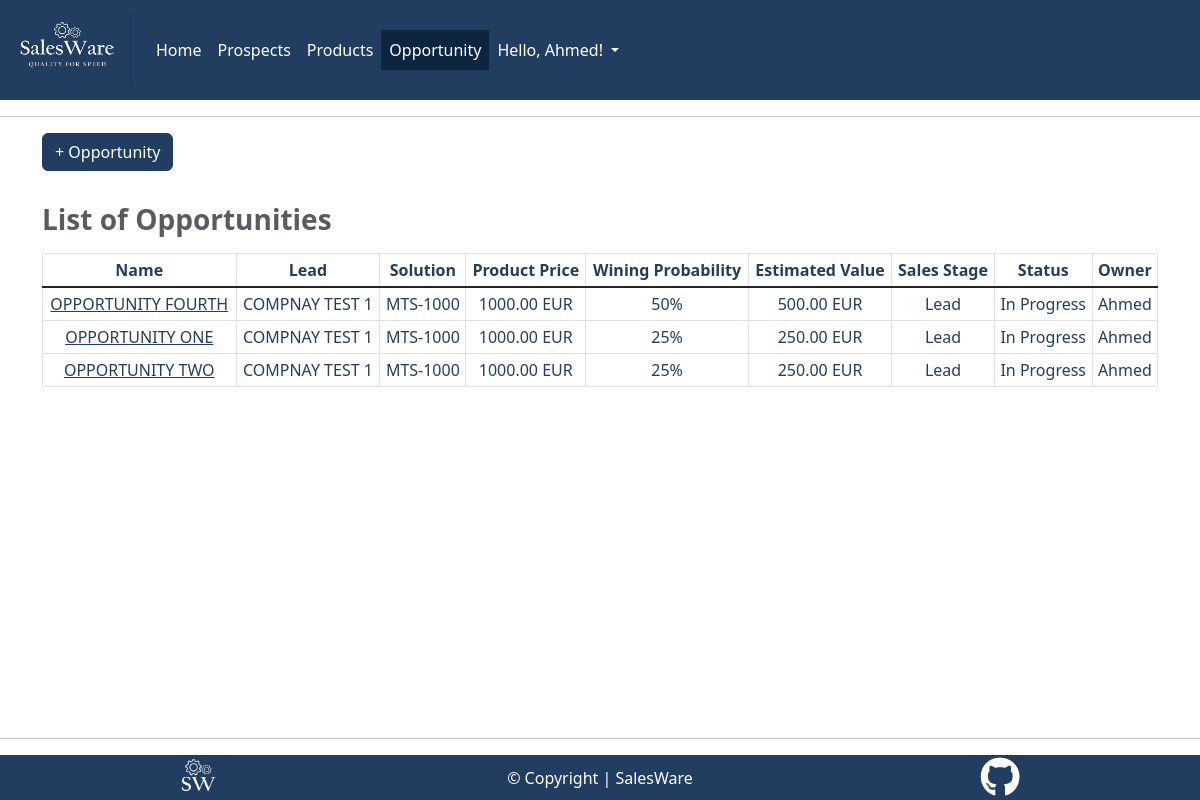
Before: /opportunity/ (signed in) with the older database file.
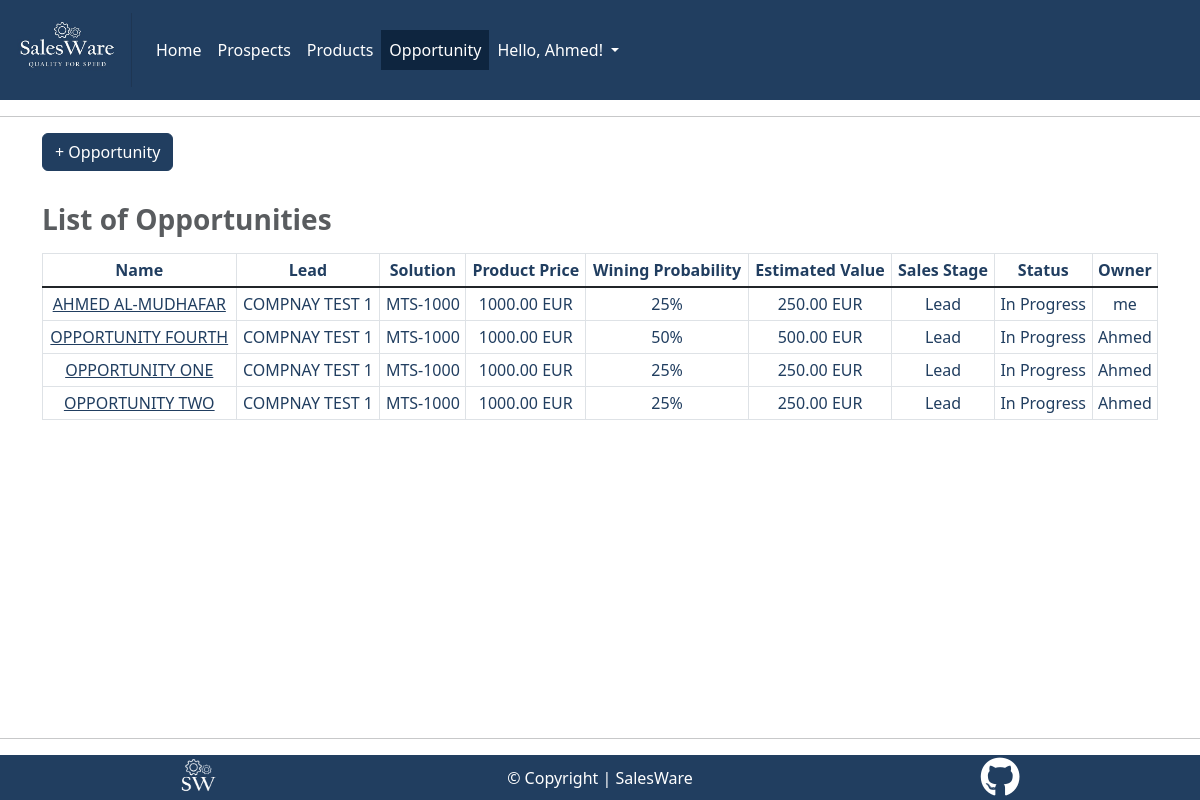
After: the same page with the newer database file.
### opportunity/models.py (models this page shows)
class Opportunity(models.Model):
    name = UpperCaseConverter(
        max_length=60,
        unique=True,
        default=None,
        null=False,
    )
    lead = models.ForeignKey(
        Prospect,
        on_delete=models.CASCADE,
        default=None,
        null=False,
    )
    solution = models.ForeignKey(
        Product,
        on_delete=models.CASCADE,
        default=None,
        blank=False,
        null=False,
    )
    note = models.CharField(
        max_length=500,
        default=None,
        null=True,
    )
    PROBABILITY_OPTIONS = [
        (25, '25%'),
        (50, '50%'),
        (75, '75%'),
        (100, '100%'),
    ]
    probability = models.IntegerField(
        choices=PROBABILITY_OPTIONS,
        default=25,
        blank=False,
        null=False,
    )
    STAGE_OPTIONS = (
        ('Lead', 'Lead'),
        ('Proposal', 'Proposal'),
        ('Negotiation', 'Negotiation'),
        ('Close', 'Close')
    )
    sales_stage = models.CharField(
        max_length=12,
        choices=STAGE_OPTIONS,
        default="Lead",
        blank=False,
        null=False,
    )
    is_closed = models.BooleanField(
        default=False
    )
    STATUS_OPTIONS = [
        ('Won', 'Won'),
        ('Lost', 'Lost'),
        ('In Progress', 'In Progress')
    ]
    status = models.CharField(
        max_length=11,
        choices=STATUS_OPTIONS,
        default='In progress',
        blank=False,
        null=False,
    )
    owner = models.ForeignKey(
        User,
        on_delete=models.CASCADE,
        null=True,
    )
    created_on = models.DateTimeField(
        auto_now_add=True,
        null=False,
    )
    updated_at = models.DateTimeField(
        auto_now=True,
        null=False,
    )
    @property
    def winning_probability(self):
        return f"{self.probability}%"
    @property
    def estimation(self):
        est_value = str(self.solution.price * self.probability /
                        100) + ' ' + self.solution.currency
        return est_value

### prospect/models.py (models this page shows)
class Prospect(models.Model):
    company = UpperCaseConverter(
        max_length=60,
        unique=True,
        default=None,
        null=False,
        )
    first_name = models.CharField(max_length=40)
    last_name = models.CharField(max_length=40, default=None, null=False)
    email = models.EmailField(default=None, null=False)
    title = models.CharField(max_length=60, default=None, null=True)
    industry = models.CharField(max_length=60, default=None, null=False)
    country = models.CharField(max_length=60, default=None, null=False)
    owner = models.ForeignKey(
        User, on_delete=models.CASCADE,
        default=None,
        null=False,
    )
    created_on = models.DateTimeField(
        auto_now_add=True, null=False,
    )
    updated_at = models.DateTimeField(
        auto_now=True, null=False,
    )
    class Meta:
        ordering = ["company"]
    def __str__(self):
        return self.company

### product/models.py (models this page shows)
class Product(models.Model):
    name = UpperCaseConverter(
        max_length=60,
        unique=True,
        default=None,
        null=False,
    )
    price = models.DecimalField(
        max_digits=10,
        decimal_places=2,
        default=None,
        null=False)
    CURRENCY_OPTIONS = (
        ('EUR', 'EUR'),
        ('USD', 'USD'),
        ('GBP', 'GBP')
    )
    currency = models.CharField(
        max_length=3,
        choices=CURRENCY_OPTIONS,
        default="EUR",
    )
    owner = models.ForeignKey(
        User, on_delete=models.CASCADE,
        default=None,
        null=False,
    )
    created_on = models.DateTimeField(
        auto_now_add=True, null=False,
    )
    updated_at = models.DateTimeField(
        auto_now=True, null=False,
    )
    class Meta:
        ordering = ["name"]
    @property
    def product_price(self):
        return f"{self.price} {self.currency}"
    def __str__(self):
        return self.name

### opportunity/views.py (the view)
class OpportunityList(generic.ListView):
    queryset = Opportunity.objects.all().order_by('name')
    template_name = "opportunity/opportunity_list.html"
    paginate_by = 15

### opportunity/templates/opportunity/opportunity_list.html (shortened to what this page needs)
{% extends "base.html" %}
{% load static %}
{% block content %}
{% if user.is_authenticated %}
<div class="container">
    <div class="row">
        <div class="col-4">
            <a class="btn btn-primary" href="{% url 'opportunity_create' %}">
                + Opportunity
            </a>
        </div>
    </div>
</div>
<div class="container text-center mt-4">
    <div class="row">
        <div class="col-12 table-responsive-lg">
            <table class="table table-bordered table-hover table-sm">
                <caption class="caption-top"><h1 class="h3 text-muted"><strong>List of Opportunities</strong></h1></caption>
                <thead>
                    <tr>
                        <th scope="col">Name</th>
                        <th scope="col">Lead</th>
                        <th scope="col">Solution</th>
                        <th scope="col">Product Price</th>
                        <th scope="col">Wining Probability</th>
                        <th scope="col">Estimated Value</th>
                        <th scope="col">Sales Stage</th>
                        <th scope="col">Status</th>
                        <th scope="col">Owner</th>
                    </tr>
                </thead>
                <tbody class="table-group-divider">
                    {% for opportunity in object_list %}
                    <tr>
                        <td>
                            <a href="{% url 'opportunity_detail' opportunity.id%}"
                                class="salesware-txt-color">{{opportunity.name}}</a>
                        </td>
                        <td>{{ opportunity.lead }}</td>
                        <td>{{ opportunity.solution }}</td>
                        <td>{{ opportunity.solution.product_price }}</td>
                        <td>{{ opportunity.winning_probability }}</td>
                        <td>{{ opportunity.estimation }}</td>
                        <td>{{ opportunity.sales_stage }}</td>
                        <td>{{ opportunity.status }}</td>
                        <td>{{ opportunity.owner }}</td>
                    </tr>
                    {% endfor %}
                </tbody>
            </table>
        </div>
    </div>
</div>
{% endif %}
{% endblock content %}

Changed rows visible on the page:
added Opportunity: name "AHMED AL-MUDHAFAR", lead "COMPNAY TEST 1", solution "MTS-1000", solution.product_price "1000.00 EUR", winning_probability "25%", estimation "250.00 EUR", sales_stage "Lead", status "In Progress", owner "me"
